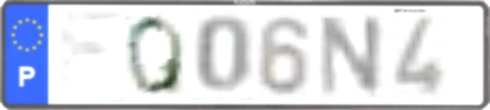
#> input picture RandomCodigos/data_augmentation/synthetic/1014_6___3463_N___2234_Q___3703_0___783_4___1349_F___.jpg, 490 x 110 px; its folder holds only this picture in this run
$ python -i LPsquare_DataAugment.py   (imports and definitions only)
#> lines starting #> are read from the running program, lines starting #| are printed output that depends on the picture
#> further down, picture is the input picture: shape (110, 490, 3); mean B, G, R 222.6, 213.1, 209.5
import cv2
import numpy as np
import random
import os
import shutil

def apply_random_blur(image): # Average or motion blur
    p = random.random()

    if p <= 0.4:
        kernel_size = random.choice([1, 11, 13, 15, 17])
        kernel_h = np.zeros((kernel_size, kernel_size))
        kernel_h[int((kernel_size - 1)/2), :] = np.ones(kernel_size)
        kernel_h /= kernel_size
        blurred_image = cv2.filter2D(image, -1, kernel_h)

    elif p <= 0.9:
        kernel_size = random.choice([1, 3, 5])
        blurred_image = cv2.blur(image, (kernel_size, kernel_size))

    else:
        blurred_image = image
    return blurred_image

def apply_random_brightness_contrast_saturation(image):
    #brightness_reduction = random.uniform(10, -10)
    #contrast_factor = random.uniform(0.5, 1.3)
    #adjusted_image = cv2.convertScaleAbs(image, alpha=contrast_factor, beta=brightness_reduction)
    brightness_reduction = random.random() * 0.75 + 0.25
    image = np.clip(image*brightness_reduction, 0, 255)
    # [6 lines of commented-out code are left out]
    return image

def apply_random_noise(image, noise_prob=0.85):
#> called with noise_prob = 0.85
    if random.random() < noise_prob:
        noise_types = ['gaussian', 'speckle']
        chosen_noise = random.choice(noise_types)#, p = [0.33, 0.67])

        if chosen_noise == 'gaussian':
            #print ("Gaussian noise")
            #print(image)
            noise = np.random.normal(0.4, 1, image.shape).astype(np.uint8)
            noisy_image = cv2.add(image.astype(np.uint8), noise)
        elif chosen_noise == 'speckle':
            #print ("Speckle noise")
            speckle = np.random.randn(*image.shape) * 0.3
            noisy_image = np.clip(image + image * speckle, 0, 255).astype(np.uint8)
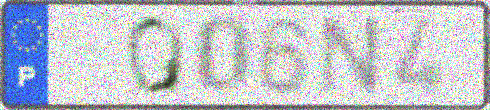
#> noisy_image: shape (110, 490, 3); mean B, G, R 202.8, 195.3, 191.5


        noisy_image = np.clip(noisy_image, 0, 255).astype(np.uint8)
        return noisy_image
    #else:
        #print ("No noise")
    return image

def apply_random_temperature_change(image):
    # Define the temperature adjustment factor (positive for warmer, negative for cooler)
    temperature_factor = random.random()*0.5 - 0.25  # You can adjust this value as needed

    # Increase the blue channel (for warmth) and decrease the blue channel (for coolness)
    blue_channel = np.clip(image[:, :, 0] * (1 + temperature_factor), 0, 255).astype(np.uint8)
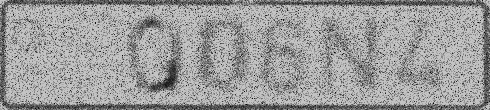
#> blue_channel: shape (110, 490); min 0, max 196, mean 155.7
    red_channel = np.clip(image[:, :, 2] * (1 - temperature_factor), 0, 255).astype(np.uint8)
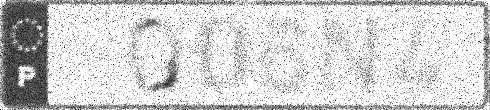
#> red_channel: shape (110, 490); min 0, max 255, mean 211.1

    # Create the output image with adjusted channels
    adjusted_image = image.copy()
    adjusted_image[:, :, 0] = blue_channel
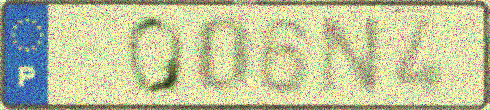
#> adjusted_image: shape (110, 490, 3); mean B, G, R 155.7, 195.3, 191.5
    adjusted_image[:, :, 2] = red_channel
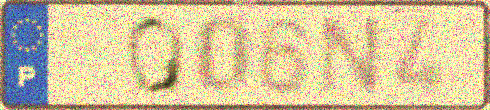
#> adjusted_image: shape (110, 490, 3); mean B, G, R 155.7, 195.3, 211.1
    return adjusted_image

# [82 lines left out: function apply_random_resize, not called in this run]

def apply_random_colors(image, p=0.25):
    # Randomly choose a transformation based on probability
    rand_num = random.random()
    transformed_image = image.copy()

    if rand_num < p:
        transformed_image[:, :, 0] = 0

    return transformed_image

def apply_chromatic_aberration(image, max_shift=1):
    if random.random()<0.75:
        # Split the image into its color channels
        b, g, r = cv2.split(image)

        # Generate random shifts for each channel
        shift_b = np.random.randint(-max_shift, max_shift + 1)
        shift_g = np.random.randint(-max_shift, max_shift + 1)
        shift_r = np.random.randint(-max_shift, max_shift + 1)

        # Shift the color channels
        b_shifted = np.roll(b, shift_b, axis=(0, 1))
        g_shifted = np.roll(g, shift_g, axis=(0, 1))
        r_shifted = np.roll(r, shift_r, axis=(0, 1))

        # Merge the shifted channels back into an image
        shifted_image = cv2.merge([b_shifted, g_shifted, r_shifted])

        # Clip values to ensure they are within the valid range [0, 255]
        shifted_image = np.clip(shifted_image, 0, 255).astype(np.uint8)
    else:
        shifted_image = image
    return shifted_image

# [12 lines left out: function create_new_images, not called in this run]

def transforms(image):
    image = apply_random_noise(image)
    image = apply_random_temperature_change(image)
    image = apply_chromatic_aberration(image)
    image = apply_random_blur(image)
#> in apply_random_blur, `blurred_image = cv2.blur(image, (kernel_size, kernel_size))`:
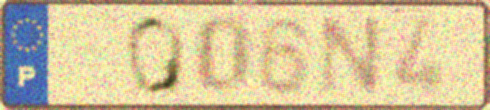
#> blurred_image: shape (110, 490, 3); mean B, G, R 155.6, 195.2, 210.9
    image = apply_random_brightness_contrast_saturation(image)
    image = apply_random_colors(image)

    return image

# [8 lines of commented-out code are left out]
new_images_path = "/home/santilm/Downloads/LPs_quadradas/test/images/"
new_labels_path = "/home/santilm/Downloads/LPs_quadradas/test/labels/"
newer_images_path = "/home/santilm/Downloads/LPs_quadradas/test/images/new_images/"
newer_labels_path = "/home/santilm/Downloads/LPs_quadradas/test/labels/new_labels/"

#create_new_images(images_path, new_images_path, new_labels_path)

# [1 line that did not run here, left out]
transformations = 10 # Number of transformations that each image is subjected to
n = 0
# Loop through each image file
# [15 lines not run here, left out]

>>> import cv2
>>> picture = cv2.imread('synthetic/1014_6___3463_N___2234_Q___3703_0___783_4___1349_F___.jpg')
>>> result = transforms(picture)

$ run again, on RandomCodigos/data_augmentation/synthetic/1292_7___2460_5___1888_3___221_2___2310_3___1586_F___.jpg
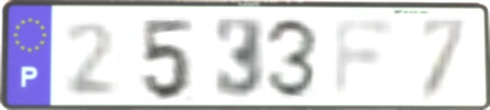
#> input picture RandomCodigos/data_augmentation/synthetic/1292_7___2460_5___1888_3___221_2___2310_3___1586_F___.jpg, 490 x 110 px
#> picture is the input picture: shape (110, 490, 3); mean B, G, R 221.3, 213.7, 214.1
#> in apply_random_temperature_change, `adjusted_image[:, :, 2] = red_channel`:
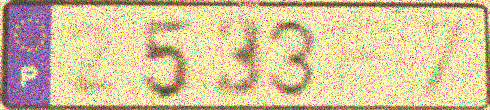
#> adjusted_image: shape (110, 490, 3); mean B, G, R 154.5, 194.8, 214.8
#> in apply_random_blur, `blurred_image = cv2.blur(image, (kernel_size, kernel_size))`:
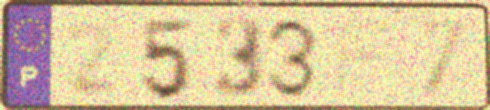
#> blurred_image: shape (110, 490, 3); mean B, G, R 154.4, 194.7, 214.7

$ run again, on RandomCodigos/data_augmentation/synthetic/1395_3___3688_3___2661_C___2361_4___3281_I___1146_V___.jpg
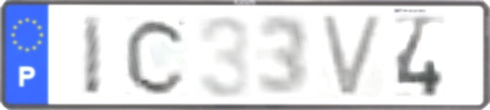
#> input picture RandomCodigos/data_augmentation/synthetic/1395_3___3688_3___2661_C___2361_4___3281_I___1146_V___.jpg, 490 x 110 px
#> picture is the input picture: shape (110, 490, 3); mean B, G, R 225.1, 215, 211.8
#> in apply_random_temperature_change, `adjusted_image[:, :, 2] = red_channel`:
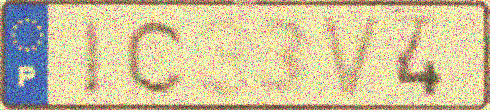
#> adjusted_image: shape (110, 490, 3); mean B, G, R 156.7, 196.1, 211.6
#> in apply_random_blur, `blurred_image = cv2.blur(image, (kernel_size, kernel_size))`:
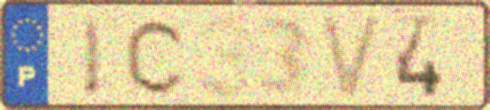
#> blurred_image: shape (110, 490, 3); mean B, G, R 156.6, 195.9, 211.4

$ run again, on RandomCodigos/data_augmentation/synthetic/1736_8___2396_4___2398_E___2341_E___17_A___3103_5___.jpg
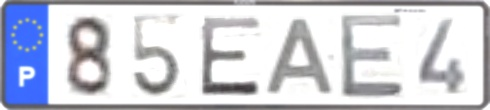
#> input picture RandomCodigos/data_augmentation/synthetic/1736_8___2396_4___2398_E___2341_E___17_A___3103_5___.jpg, 490 x 110 px
#> picture is the input picture: shape (110, 490, 3); mean B, G, R 215.8, 205.4, 202.7
#> in apply_random_temperature_change, `adjusted_image[:, :, 2] = red_channel`:
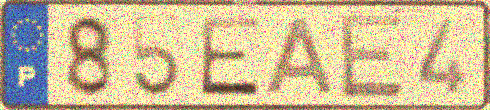
#> adjusted_image: shape (110, 490, 3); mean B, G, R 151, 188.5, 205.5
#> in apply_random_blur, `blurred_image = cv2.blur(image, (kernel_size, kernel_size))`:
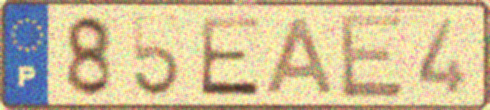
#> blurred_image: shape (110, 490, 3); mean B, G, R 150.9, 188.3, 205.4
